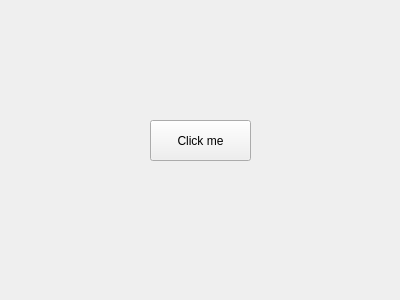
<?xml version="1.0" encoding="UTF-8"?>
<ui version="4.0">
 <class>Form</class>
 <widget class="QWidget" name="Form">
  <property name="geometry">
   <rect>
    <x>0</x>
    <y>0</y>
    <width>400</width>
    <height>300</height>
   </rect>
  </property>
  <property name="windowTitle">
   <string>Pyqt5Window</string>
  </property>
  <property name="styleSheet">
   <string notr="true"/>
  </property>
  <widget class="QPushButton" name="pushButton">
   <property name="geometry">
    <rect>
     <x>150</x>
     <y>120</y>
     <width>101</width>
     <height>41</height>
    </rect>
   </property>
   <property name="text">
    <string>Click me</string>
   </property>
   <property name="iconSize">
    <size>
     <width>48</width>
     <height>48</height>
    </size>
   </property>
  </widget>
 </widget>
 <resources/>
 <connections/>
</ui>
